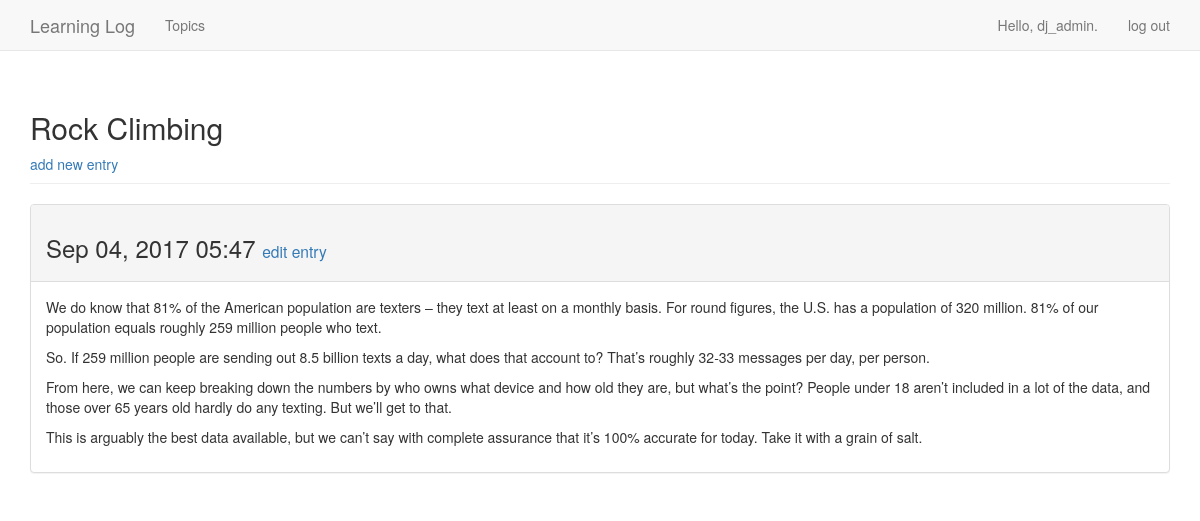
The page /topics/2/ (signed in) on the database its author committed.
### learning_logs/models.py (models this page shows, shortened)
class Topic(models.Model):
	text = models.CharField(max_length=200)
	date_added = models.DateTimeField(auto_now_add=True)
	owner = models.ForeignKey(User)
	def __str__(self):
		return self.text

class Entry(models.Model):
	topic = models.ForeignKey(Topic)
	text = models.TextField()
	date_added = models.DateTimeField(auto_now_add=True)
	class Meta:
		verbose_name_plural='entries'

### learning_logs/views.py (the view)
# urls.py: url(r'^topics/(?P<topic_id>\d+)/$', views.topic, name='topic'),
@login_required
def topic(request, topic_id):
	topic = Topic.objects.get(id=topic_id)
	check_topic_owner(request, topic)
	entries = topic.entry_set.order_by('-date_added')
	context = {'topic': topic, 'entries': entries}
	return render(request, 'learning_logs/topic.html', context)

### learning_logs/views.py (called while the page is built)
def check_topic_owner(request, topic):
    if topic.owner != request.user:
    	raise Http404

### learning_logs/templates/learning_logs/topic.html
{%extends "learning_logs/base.html"%}
{% block header %}
	<h2>{{ topic }}</h2>
	<a href="{% url 'learning_logs:new_entry' topic.id%}">add new entry</a>
{% endblock header %}
{%block content%}
{%for entry in entries%}
	<div class="panel panel-default">
		<div class="panel-heading">
			<h3>
				{{entry.date_added|date:'M d, Y H:i'}}
				<small>
						<a href="{% url 'learning_logs:edit_entry' entry.id %}">edit entry</a>
				</small>
			</h3>
		</div>
		<div class="panel-body">
			{{entry.text|linebreaks}}
		</div>
	</div>
{%empty%}
		There are no entries for this topic yet.
{%endfor%}
{%endblock content%}

### learning_logs/templates/learning_logs/base.html (shortened to what this page needs)
{% load bootstrap3 %}
<!DOCTYPE html>
<html lang="en">
		<head>
		{% bootstrap_css %}
		</head>
		<body>
			<nav class="navbar navbar-default navbar-static-top">
				<div class="container">
					<div class="navbar-header">
					<a class="navbar-brand" href="{% url 'learning_logs:index' %}">
						Learning Log
					</a>
				</div>
				<div id="navbar" class="navbar-collapse collapse">
					<ul class="nav navbar-nav">
						<li><a href="{% url 'learning_logs:topics' %}">Topics</a></li>
					</ul>
					<ul class="nav navbar-nav navbar-right">
						{% if user.is_authenticated %}
							<li><a>Hello, {{ user.username }}.</a></li>
							<li><a href="{% url 'users:logout' %}">log out</a></li>
						{% else %}
							<li><a href="{% url 'users:register' %}">Register</a></li>
							<li><a href="{% url 'users:login' %}">log in</a></li>
						{% endif %}
					</ul>
				</div>
			</div>
			</nav>
			<div class="container">
				<div class="page-header">
					{% block header %}{% endblock header %}
				</div>
				<div>
					{% block content %}{% endblock content %}
				</div>
			</div>
		</body>
</html>

### rows shown on the page
Topic: text "Rock Climbing"
Entry: date_added "Sep 04, 2017 05:47", text "We do know that 81% of the American population are texters – they text at least on a monthly basis. For round figures, the U.S. has a population of 320 million. 81% of our population equals roughly 259 million people who text. So. If 259 million people are sending out 8.5 billion texts a day, what does that account to? That’s roughly 32-33 messages per day, per person. From here, we can keep breaking down the numbers by who owns what device and how old they are, but what’s the point? People under 18 aren’t included in a lot of the data, and those over 65 years old hardly do any texting. But we’ll get to that. This is arguably the best data available, but we can’t say with complete assurance…"

### other values the page prints
{{ user.username }} "dj_admin"
